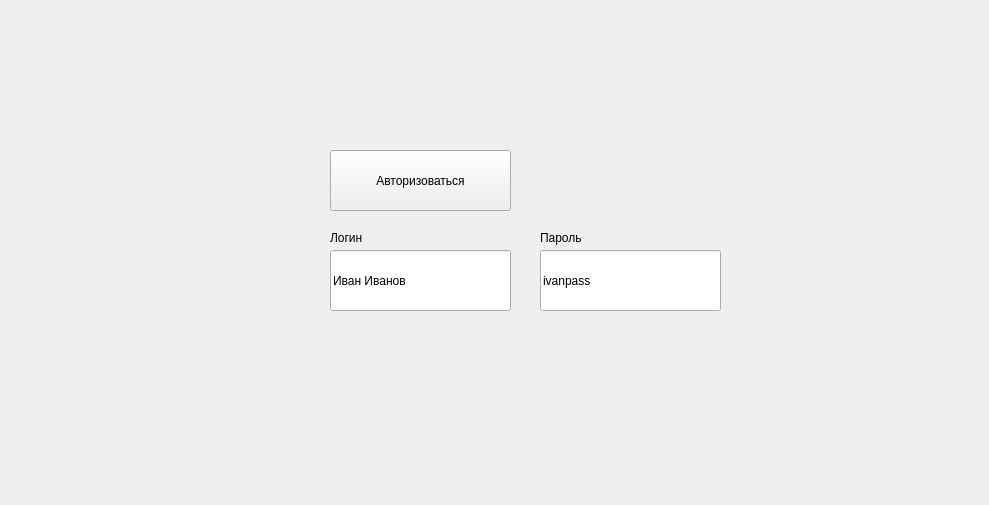
<?xml version="1.0" encoding="UTF-8"?>
<ui version="4.0">
 <class>auth</class>
 <widget class="QWidget" name="auth">
  <property name="geometry">
   <rect>
    <x>0</x>
    <y>0</y>
    <width>989</width>
    <height>505</height>
   </rect>
  </property>
  <property name="windowTitle">
   <string>Form</string>
  </property>
  <widget class="QPushButton" name="pushButton_connect">
   <property name="geometry">
    <rect>
     <x>330</x>
     <y>150</y>
     <width>181</width>
     <height>61</height>
    </rect>
   </property>
   <property name="text">
    <string>Авторизоваться</string>
   </property>
  </widget>
  <widget class="QLineEdit" name="lineEdit_login">
   <property name="geometry">
    <rect>
     <x>330</x>
     <y>250</y>
     <width>181</width>
     <height>61</height>
    </rect>
   </property>
   <property name="text">
    <string>Иван Иванов</string>
   </property>
  </widget>
  <widget class="QLineEdit" name="lineEdit_pass">
   <property name="geometry">
    <rect>
     <x>540</x>
     <y>250</y>
     <width>181</width>
     <height>61</height>
    </rect>
   </property>
   <property name="text">
    <string>ivanpass</string>
   </property>
  </widget>
  <widget class="QLabel" name="label">
   <property name="geometry">
    <rect>
     <x>330</x>
     <y>230</y>
     <width>131</width>
     <height>16</height>
    </rect>
   </property>
   <property name="text">
    <string>Логин</string>
   </property>
  </widget>
  <widget class="QLabel" name="label_2">
   <property name="geometry">
    <rect>
     <x>540</x>
     <y>230</y>
     <width>141</width>
     <height>16</height>
    </rect>
   </property>
   <property name="text">
    <string>Пароль</string>
   </property>
  </widget>
 </widget>
 <resources/>
 <connections/>
</ui>
